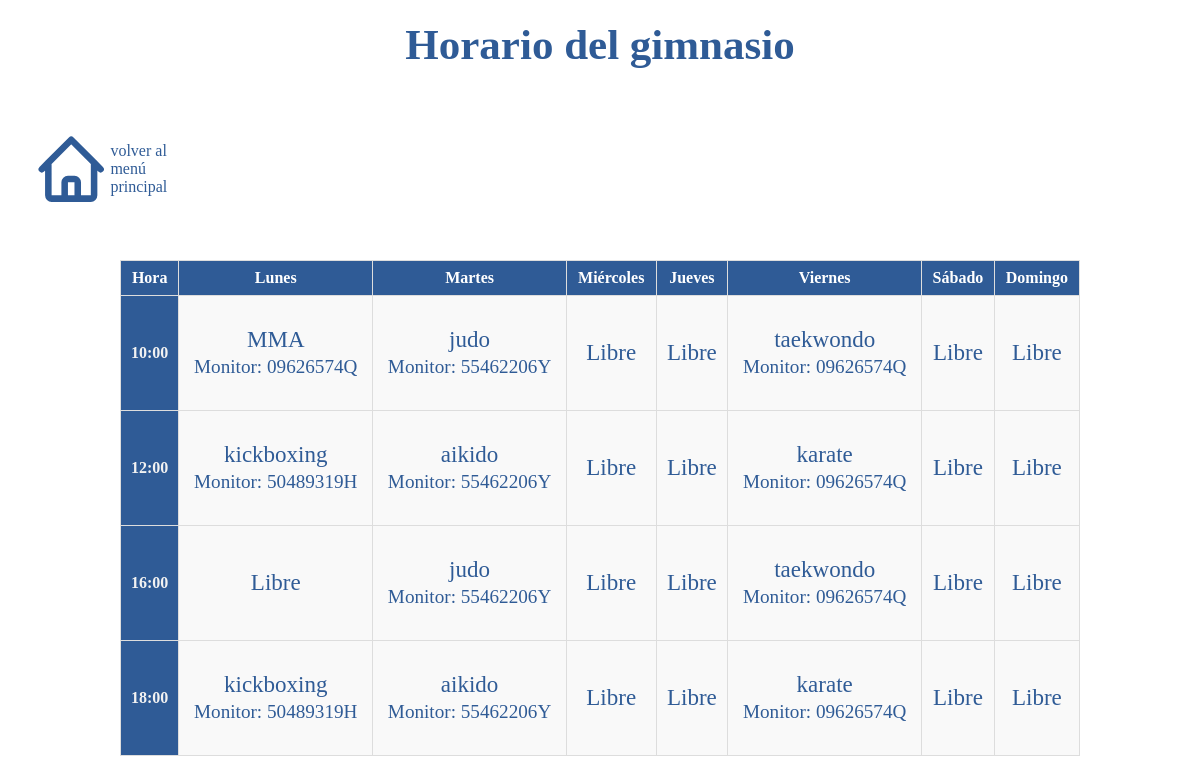
Page /view/clases/verClases.php (signed in) on the earlier database version.
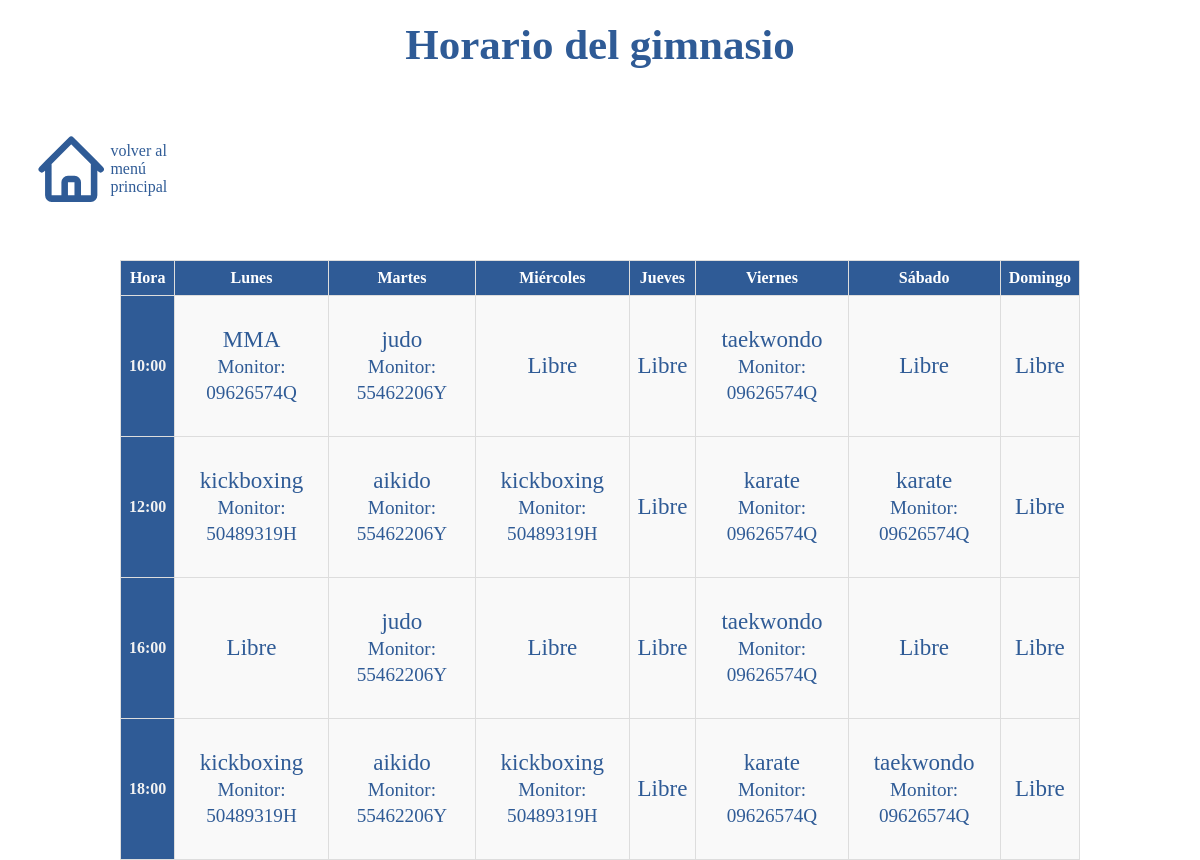
Same page on the later database version.
### tables this page shows
CREATE TABLE IF NOT EXISTS CLASES (
    id_clase VARCHAR(20) PRIMARY KEY,
    dni_monitor VARCHAR(9),
    nombre_actividad VARCHAR(50),
    dia_semana VARCHAR(15),
    hora_inicio TIME,
    hora_fin TIME,
    FOREIGN KEY (dni_monitor) REFERENCES MONITORES(dni) ON DELETE SET NULL
);

### models/Clase.php (called while the page is built, shortened)
<?php
final class Clase {
    public function __get($name) {
        if (property_exists($this, $name)) return $this->$name;
        else throw new Exception("ERROR EN EL GETTER DE LA CLASE 'CLASES': SE HA TRATADO DE OBTENER UNA PROPIEDAD QUE NO EXISTE");
    }
    public static function horario() {
        include  __DIR__ . '/../data/conexionBBDD.php';
        $sql = "SELECT dni_monitor, nombre_actividad, dia_semana, hora_inicio FROM CLASES";
        $stmt = $conn->prepare($sql);
        if(! $stmt->execute()) throw new PDOException('Excepción PDO al ejecutar la consulta para obtener el horario');
        $clases = [];
        while ($clase = $stmt->fetchObject('Clase')) {
            $clases[] = $clase;
        }
        $horario = [];
        foreach ($clases as $clase) {
            $dia = $clase->dia_semana;
            $hora = $clase->hora_inicio;
            $horario[$dia][$hora] = $clase;
        }
        return $horario;
    }
}
?>

### controllers/controladorClases.php (called while the page is built, shortened)
<?php
require_once __DIR__ . '/../models/Monitor.php';
require_once __DIR__ . '/../models/Clase.php';
class ControladorClases {
    public static function horario() {
    try{
            $horario =  Clase::horario() ?? [];
            return $horario;
    } catch (PDOException $e) {
            $msg =  $e->getMessage();
    }catch (Exception $e) {
            $msg =  $e->getMessage();
    }
    exit;
}
}

### view/clases/verClases.php (the view, shortened to what this page needs)
<?php
require_once '../../controllers/controladorClases.php';
$horario = ControladorClases::horario();
?>
<!DOCTYPE html>
<html lang="es">
<head>
    <link rel="stylesheet" href="/proyecto_gym_MVC/stylos/form_stylos.css">
</head>
<body>
<h1>Horario del gimnasio</h1>
<div id='divEnlace'>
        <a href="../bienvenida_recepcionista.php" style="display: inline-flex; align-items: center; text-decoration: none; color: inherit;">
        <span>volver al menú principal</span>
        </a>
</div>
    <table>
        <thead>
            <tr>
                <th>Hora</th>
                <th>Lunes</th>
                <th>Martes</th>
                <th>Miércoles</th>
                <th>Jueves</th>
                <th>Viernes</th>
                <th>Sábado</th>
                <th>Domingo</th>
            </tr>
        </thead>
        <tbody>
            <?php
            $horas = ["10:00", "12:00", "16:00", "18:00"];
            $dias = ["lunes", "martes", "miercoles", "jueves", "viernes", "sabado", "domingo"];
            foreach ($horas as $hora) {
                echo "<tr>";
                echo "<td class='hora'>$hora</td>";
                foreach ($dias as $dia) {
                    echo "<td>";
                    $hora = date("H:i:s", strtotime(trim($hora)));
                    if (isset($horario[$dia][$hora])) {
                        echo "<p>".$horario[$dia][$hora]->nombre_actividad."<br><small>Monitor: ".$horario[$dia][$hora]->dni_monitor."</small></p>";
                    } else {
                        echo "<p>Libre</p>";
                    }
                    echo "</td>";
                }
                echo "</tr>";
            }
            ?>
        </tbody>
    </table>
</body>
</html>

### stylos/form_stylos.css (style rules this page uses)
html, body { height: 100%; margin: 0; padding: 0; }
body { min-height: 100vh; width: 100%; overflow-y: scroll; display: flex; flex-direction: column; }
h1 { font-size: 43px; text-align: center; margin-top: 20px; color: #2f5b96; }
p { font-size: 23px; text-align: center; color: #2f5b96; }
#divEnlace { color: #2f5b96; display: inline-flex; float: right; margin: 2em; align-items: center; text-decoration: none; }
table { width: 80%; height: 40%; border-collapse: collapse; border-radius: 4px; margin: 20px auto; }
th, td { border: 1px solid #ddd; padding: 8px; text-align: center; }
th { background-color: #2f5b96; color: white; }
td { background-color: #f9f9f9; }
tr:nth-child(even) { background-color: #f2f2f2; }
.hora { font-weight: bold; background-color: #2f5b96; color: #f2f2f2; }

Differences in the rows shown:
now on this page (row edited): clases: nombre_actividad "kickboxing", dni_monitor "50489319H", shown under "12:00"
now on this page (row edited): clases: nombre_actividad "karate", dni_monitor "09626574Q", shown under "12:00"
now on this page (row edited): clases: nombre_actividad "kickboxing", dni_monitor "50489319H", shown under "18:00"
now on this page (row edited): clases: nombre_actividad "taekwondo", dni_monitor "09626574Q", shown under "18:00"
Other differences:
list line gone: "Libre Libre"
